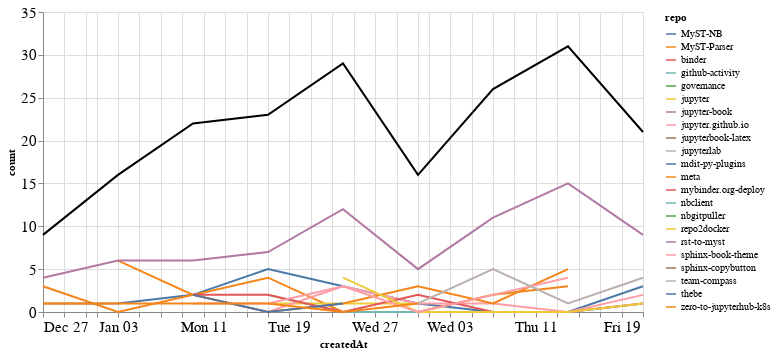

Notebook code cell kept with this figure:
### Markdown cell above
### Comments

### Code cell
comments_time = comments.groupby('repo').resample('W', on='createdAt').count()['author'].reset_index()
comments_time = comments_time.rename(columns={'author': 'count'})
comments_time_total = comments_time.groupby('createdAt').agg({"count": "sum"}).reset_index()
ch1 = alt.Chart(comments_time, width=600).mark_line().encode(
    x='createdAt',
    y='count',
    color='repo',
    tooltip="repo"
)

ch2 = alt.Chart(comments_time_total, width=600).mark_line(color="black").encode(
    x='createdAt',
    y='count',
)

ch1 + ch2

### Figure 1 — Vega-Lite specification as saved in the notebook (floating-point values rounded to 4 significant figures)
{"config": {"axisLeft": {"labelFontSize": 15}, "axisBottom": {"labelFontSize": 15}}, "layer": [{"data": {"name": "data-92066cf410f79151546c0543d891f0a2"}, "mark": "line", "encoding": {"color": {"type": "nominal", "field": "repo"}, "tooltip": {"type": "nominal", "field": "repo"}, "x": {"type": "temporal", "field": "createdAt"}, "y": {"type": "quantitative", "field": "count"}}, "width": 600}, {"data": {"name": "data-b4cc19bb99344063f115eb2b872dea3b"}, "mark": {"type": "line", "color": "black"}, "encoding": {"x": {"type": "temporal", "field": "createdAt"}, "y": {"type": "quantitative", "field": "count"}}, "width": 600}], "$schema": "https://vega.github.io/schema/vega-lite/v4.8.1.json", "datasets": {"data-92066cf410f79151546c0543d891f0a2": [{"repo": "MyST-NB", "createdAt": "2021-01-03T00:00:00", "count": 1}, {"repo": "MyST-NB", "createdAt": "2021-01-10T00:00:00", "count": 2}, {"repo": "MyST-NB", "createdAt": "2021-01-17T00:00:00", "count": 5}, {"repo": "MyST-NB", "createdAt": "2021-01-24T00:00:00", "count": 3}, {"repo": "MyST-NB", "createdAt": "2021-01-31T00:00:00", "count": 1}, {"repo": "MyST-NB", "createdAt": "2021-02-07T00:00:00", "count": 0}, {"repo": "MyST-NB", "createdAt": "2021-02-14T00:00:00", "count": 0}, {"repo": "MyST-NB", "createdAt": "2021-02-21T00:00:00", "count": 3}, {"repo": "MyST-Parser", "createdAt": "2021-01-03T00:00:00", "count": 6}, {"repo": "MyST-Parser", "createdAt": "2021-01-10T00:00:00", "count": 2}, {"repo": "MyST-Parser", "createdAt": "2021-01-17T00:00:00", "count": 4}, {"repo": "MyST-Parser", "createdAt": "2021-01-24T00:00:00", "count": 0}, {"repo": "MyST-Parser", "createdAt": "2021-01-31T00:00:00", "count": 0}, {"repo": "MyST-Parser", "createdAt": "2021-02-07T00:00:00", "count": 2}, {"repo": "MyST-Parser", "createdAt": "2021-02-14T00:00:00", "count": 3}, {"repo": "binder", "createdAt": "2021-01-31T00:00:00", "count": 1}, {"repo": "github-activity", "createdAt": "2021-01-17T00:00:00", "count": 2}, {"repo": "github-activity", "createdAt": "2021-01-24T00:00:00", "count": 0}, {"repo": "github-activity", "createdAt": "2021-01-31T00:00:00", "count": 0}, {"repo": "github-activity", "createdAt": "2021-02-07T00:00:00", "count": 0}, {"repo": "github-activity", "createdAt": "2021-02-14T00:00:00", "count": 0}, {"repo": "github-activity", "createdAt": "2021-02-21T00:00:00", "count": 1}, {"repo": "governance", "createdAt": "2021-01-24T00:00:00", "count": 1}, {"repo": "jupyter", "createdAt": "2021-01-17T00:00:00", "count": 1}, {"repo": "jupyter", "createdAt": "2021-01-24T00:00:00", "count": 1}, {"repo": "jupyter", "createdAt": "2021-01-31T00:00:00", "count": 1}, {"repo": "jupyter-book", "createdAt": "2020-12-27T00:00:00", "count": 4}, {"repo": "jupyter-book", "createdAt": "2021-01-03T00:00:00", "count": 6}, {"repo": "jupyter-book", "createdAt": "2021-01-10T00:00:00", "count": 6}, {"repo": "jupyter-book", "createdAt": "2021-01-17T00:00:00", "count": 7}, {"repo": "jupyter-book", "createdAt": "2021-01-24T00:00:00", "count": 12}, {"repo": "jupyter-book", "createdAt": "2021-01-31T00:00:00", "count": 5}, {"repo": "jupyter-book", "createdAt": "2021-02-07T00:00:00", "count": 11}, {"repo": "jupyter-book", "createdAt": "2021-02-14T00:00:00", "count": 15}, {"repo": "jupyter-book", "createdAt": "2021-02-21T00:00:00", "count": 9}, {"repo": "jupyter.github.io", "createdAt": "2021-01-10T00:00:00", "count": 2}, {"repo": "jupyter.github.io", "createdAt": "2021-01-17T00:00:00", "count": 0}, {"repo": "jupyter.github.io", "createdAt": "2021-01-24T00:00:00", "count": 3}, {"repo": "jupyter.github.io", "createdAt": "2021-01-31T00:00:00", "count": 1}, {"repo": "jupyter.github.io", "createdAt": "2021-02-07T00:00:00", "count": 1}, {"repo": "jupyter.github.io", "createdAt": "2021-02-14T00:00:00", "count": 0}, {"repo": "jupyter.github.io", "createdAt": "2021-02-21T00:00:00", "count": 2}, {"repo": "jupyterbook-latex", "createdAt": "2021-02-07T00:00:00", "count": 2}, {"repo": "jupyterlab", "createdAt": "2021-02-07T00:00:00", "count": 1}, {"repo": "mdit-py-plugins", "createdAt": "2021-02-07T00:00:00", "count": 1}, {"repo": "meta", "createdAt": "2020-12-27T00:00:00", "count": 3}, {"repo": "meta", "createdAt": "2021-01-03T00:00:00", "count": 0}, {"repo": "meta", "createdAt": "2021-01-10T00:00:00", "count": 2}, {"repo": "meta", "createdAt": "2021-01-17T00:00:00", "count": 0}, {"repo": "meta", "createdAt": "2021-01-24T00:00:00", "count": 1}, {"repo": "meta", "createdAt": "2021-01-31T00:00:00", "count": 3}, {"repo": "meta", "createdAt": "2021-02-07T00:00:00", "count": 1}, {"repo": "meta", "createdAt": "2021-02-14T00:00:00", "count": 5}, {"repo": "mybinder.org-deploy", "createdAt": "2021-01-10T00:00:00", "count": 2}, {"repo": "mybinder.org-deploy", "createdAt": "2021-01-17T00:00:00", "count": 2}, {"repo": "mybinder.org-deploy", "createdAt": "2021-01-24T00:00:00", "count": 0}, {"repo": "mybinder.org-deploy", "createdAt": "2021-01-31T00:00:00", "count": 2}, {"repo": "mybinder.org-deploy", "createdAt": "2021-02-07T00:00:00", "count": 0}, {"repo": "mybinder.org-deploy", "createdAt": "2021-02-14T00:00:00", "count": 0}, {"repo": "mybinder.org-deploy", "createdAt": "2021-02-21T00:00:00", "count": 1}, {"repo": "nbclient", "createdAt": "2021-02-14T00:00:00", "count": 3}, {"repo": "nbgitpuller", "createdAt": "2021-01-10T00:00:00", "count": 2}, {"repo": "repo2docker", "createdAt": "2021-01-24T00:00:00", "count": 4}, {"repo": "repo2docker", "createdAt": "2021-01-31T00:00:00", "count": 0}, {"repo": "repo2docker", "createdAt": "2021-02-07T00:00:00", "count": 0}, {"repo": "repo2docker", "createdAt": "2021-02-14T00:00:00", "count": 0}, {"repo": "repo2docker", "createdAt": "2021-02-21T00:00:00", "count": 1}, {"repo": "rst-to-myst", "createdAt": "2021-01-03T00:00:00", "count": 1}, {"repo": "sphinx-book-theme", "createdAt": "2021-01-10T00:00:00", "count": 1}, {"repo": "sphinx-book-theme", "createdAt": "2021-01-17T00:00:00", "count": 1}, {"repo": "sphinx-book-theme", "createdAt": "2021-01-24T00:00:00", "count": 3}, {"repo": "sphinx-book-theme", "createdAt": "2021-01-31T00:00:00", "count": 0}, {"repo": "sphinx-book-theme", "createdAt": "2021-02-07T00:00:00", "count": 2}, {"repo": "sphinx-book-theme", "createdAt": "2021-02-14T00:00:00", "count": 4}, {"repo": "sphinx-copybutton", "createdAt": "2020-12-27T00:00:00", "count": 1}, {"repo": "sphinx-copybutton", "createdAt": "2021-01-03T00:00:00", "count": 1}, {"repo": "team-compass", "createdAt": "2021-01-31T00:00:00", "count": 1}, {"repo": "team-compass", "createdAt": "2021-02-07T00:00:00", "count": 5}, {"repo": "team-compass", "createdAt": "2021-02-14T00:00:00", "count": 1}, {"repo": "team-compass", "createdAt": "2021-02-21T00:00:00", "count": 4}, {"repo": "thebe", "createdAt": "2021-01-10T00:00:00", "count": 2}, {"repo": "thebe", "createdAt": "2021-01-17T00:00:00", "count": 0}, {"repo": "thebe", "createdAt": "2021-01-24T00:00:00", "count": 1}, {"repo": "zero-to-jupyterhub-k8s", "createdAt": "2020-12-27T00:00:00", "count": 1}, {"repo": "zero-to-jupyterhub-k8s", "createdAt": "2021-01-03T00:00:00", "count": 1}, {"repo": "zero-to-jupyterhub-k8s", "createdAt": "2021-01-10T00:00:00", "count": 1}, {"repo": "zero-to-jupyterhub-k8s", "createdAt": "2021-01-17T00:00:00", "count": 1}, {"repo": "zero-to-jupyterhub-k8s", "createdAt": "2021-01-24T00:00:00", "count": 0}, {"repo": "zero-to-jupyterhub-k8s", "createdAt": "2021-01-31T00:00:00", "count": 1}], "data-b4cc19bb99344063f115eb2b872dea3b": [{"createdAt": "2020-12-27T00:00:00", "count": 9}, {"createdAt": "2021-01-03T00:00:00", "count": 16}, {"createdAt": "2021-01-10T00:00:00", "count": 22}, {"createdAt": "2021-01-17T00:00:00", "count": 23}, {"createdAt": "2021-01-24T00:00:00", "count": 29}, {"createdAt": "2021-01-31T00:00:00", "count": 16}, {"createdAt": "2021-02-07T00:00:00", "count": 26}, {"createdAt": "2021-02-14T00:00:00", "count": 31}, {"createdAt": "2021-02-21T00:00:00", "count": 21}]}}
